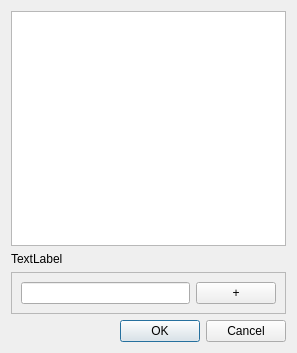
<?xml version="1.0" encoding="UTF-8"?>
<ui version="4.0">
 <class>DialogSaveNewConfiguration</class>
 <widget class="QDialog" name="DialogSaveNewConfiguration">
  <property name="geometry">
   <rect>
    <x>0</x>
    <y>0</y>
    <width>297</width>
    <height>353</height>
   </rect>
  </property>
  <property name="windowTitle">
   <string>Change Configuration</string>
  </property>
  <layout class="QVBoxLayout" name="verticalLayout">
   <item>
    <widget class="QListWidget" name="lwConfigurations">
     <property name="contextMenuPolicy">
      <enum>Qt::CustomContextMenu</enum>
     </property>
    </widget>
   </item>
   <item>
    <widget class="QLabel" name="lActiveConfiguration">
     <property name="text">
      <string>TextLabel</string>
     </property>
    </widget>
   </item>
   <item>
    <widget class="QFrame" name="frame">
     <property name="frameShape">
      <enum>QFrame::StyledPanel</enum>
     </property>
     <property name="frameShadow">
      <enum>QFrame::Raised</enum>
     </property>
     <layout class="QHBoxLayout" name="horizontalLayout">
      <item>
       <widget class="QLineEdit" name="leNewConfig"/>
      </item>
      <item>
       <widget class="QPushButton" name="bAdd">
        <property name="text">
         <string>+</string>
        </property>
       </widget>
      </item>
     </layout>
    </widget>
   </item>
   <item>
    <widget class="QDialogButtonBox" name="buttonBox">
     <property name="orientation">
      <enum>Qt::Horizontal</enum>
     </property>
     <property name="standardButtons">
      <set>QDialogButtonBox::Cancel|QDialogButtonBox::Ok</set>
     </property>
    </widget>
   </item>
  </layout>
 </widget>
 <resources/>
 <connections>
  <connection>
   <sender>buttonBox</sender>
   <signal>rejected()</signal>
   <receiver>DialogSaveNewConfiguration</receiver>
   <slot>reject()</slot>
   <hints>
    <hint type="sourcelabel">
     <x>316</x>
     <y>260</y>
    </hint>
    <hint type="destinationlabel">
     <x>286</x>
     <y>274</y>
    </hint>
   </hints>
  </connection>
  <connection>
   <sender>buttonBox</sender>
   <signal>accepted()</signal>
   <receiver>DialogSaveNewConfiguration</receiver>
   <slot>accept()</slot>
   <hints>
    <hint type="sourcelabel">
     <x>248</x>
     <y>254</y>
    </hint>
    <hint type="destinationlabel">
     <x>157</x>
     <y>274</y>
    </hint>
   </hints>
  </connection>
 </connections>
</ui>
